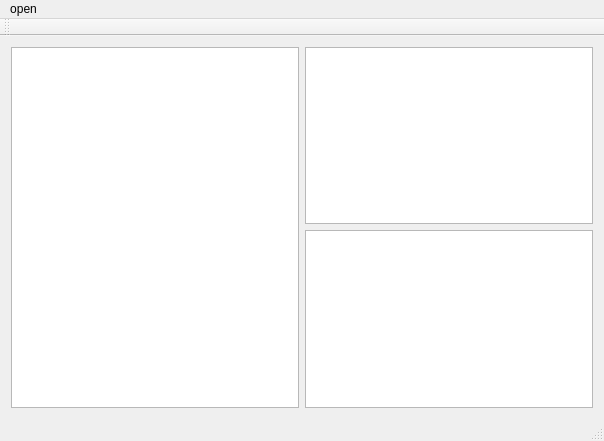
<?xml version="1.0" encoding="UTF-8"?>
<ui version="4.0">
 <class>MainWindow</class>
 <widget class="QMainWindow" name="MainWindow">
  <property name="geometry">
   <rect>
    <x>0</x>
    <y>0</y>
    <width>604</width>
    <height>441</height>
   </rect>
  </property>
  <property name="windowTitle">
   <string>MainWindow</string>
  </property>
  <widget class="QWidget" name="centralWidget">
   <layout class="QGridLayout" name="gridLayout">
    <item row="0" column="0" rowspan="2">
     <widget class="QTreeView" name="treeView"/>
    </item>
    <item row="0" column="1">
     <widget class="QTableWidget" name="tableWidget"/>
    </item>
    <item row="1" column="1">
     <widget class="QListWidget" name="listWidget"/>
    </item>
   </layout>
  </widget>
  <widget class="QMenuBar" name="menuBar">
   <property name="geometry">
    <rect>
     <x>0</x>
     <y>0</y>
     <width>604</width>
     <height>19</height>
    </rect>
   </property>
   <widget class="QMenu" name="menuOpen">
    <property name="title">
     <string>open</string>
    </property>
    <addaction name="Open_file"/>
    <addaction name="Save_file"/>
   </widget>
   <addaction name="menuOpen"/>
  </widget>
  <widget class="QToolBar" name="mainToolBar">
   <attribute name="toolBarArea">
    <enum>TopToolBarArea</enum>
   </attribute>
   <attribute name="toolBarBreak">
    <bool>false</bool>
   </attribute>
  </widget>
  <widget class="QStatusBar" name="statusBar"/>
  <action name="Open_file">
   <property name="text">
    <string>open file</string>
   </property>
  </action>
  <action name="Save_file">
   <property name="text">
    <string>save</string>
   </property>
  </action>
 </widget>
 <layoutdefault spacing="6" margin="11"/>
 <resources/>
 <connections/>
</ui>
